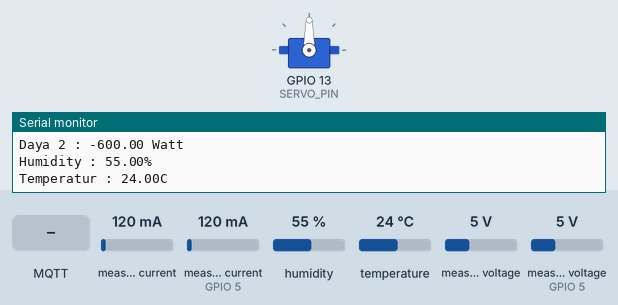
Simulated run of this sketch. Board: ESP32. On the bench: servo, the last lines printed to the serial monitor. The inputs (shaded band) are chosen by the test bench; at power-on: measured current 120 mA, measured current (sensor on GPIO 5) 120 mA, humidity 55 %, temperature 24 °C, measured voltage 5 V, measured voltage (sensor on GPIO 5) 5 V. WiFi joins after 1.5 s; servers stay silent unless stated; no MQTT or app messages arrive unless stated.

Above: at 2.9 s.
3.0 s: MQTT message "IoT_Command" arrives on the first subscribed topic
At 3.5 s:
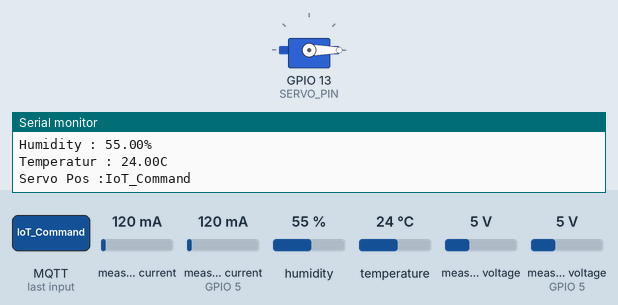
4.5 s: MQTT message "200" arrives on the first subscribed topic
At 5.7 s:
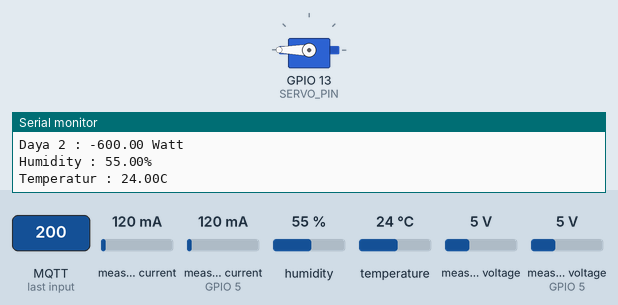
6.0 s: MQTT message "90" arrives on the first subscribed topic
At 7.1 s:
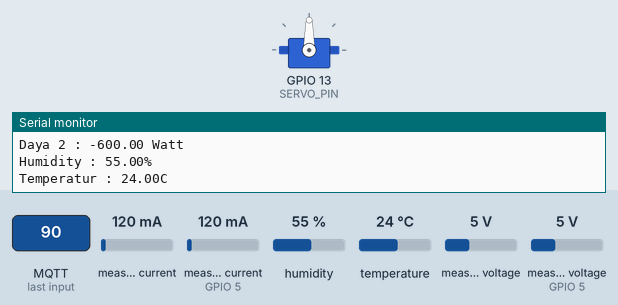
7.5 s: MQTT message "0" arrives on the first subscribed topic
At 8.0 s:
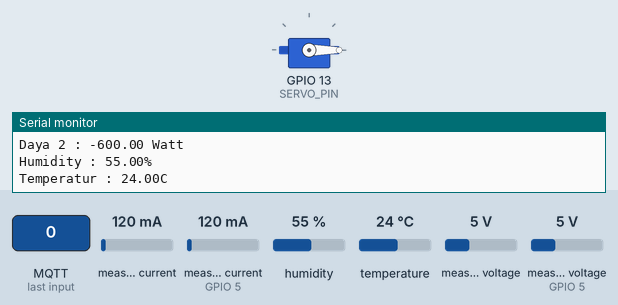
Timing chart, 0 to 10.0 s (numbered marks = the images above; inputs shaded):
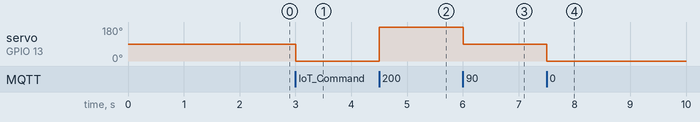

The sketch:

tubes_fixed.ino
```cpp
#include <Wire.h>
#include <Adafruit_INA219.h>
Adafruit_INA219 INA219_1 (0x40);
Adafruit_INA219 INA219_2 (0x45);
#include <WiFi.h>
#include <PubSubClient.h>
#include <DHT.h>
#define DHTTYPE DHT11
#define DHTPIN 19
#include <Adafruit_INA219.h>
#include <Servo.h>
#define SERVO_MIN 0
#define SERVO_MAX 180
#define SERVO_PIN 13

DHT dht(DHTPIN, DHTTYPE);
WiFiClient MQTTclient;
PubSubClient client(MQTTclient);

float tegangan_1, arus_1, daya_1;
float tegangan_2, arus_2, daya_2;

const char* mqttServer = "teknik-fisika.or.id";
const int mqttPort = 1883;
const char* ssid = "WifiKu";
const char* password ="sergioaguero";

Adafruit_INA219 sensor219;
Adafruit_INA219 sensor219_2 (0x45);
Servo sg90;

unsigned long currentTime = millis();
const long delayTime = 1000;
unsigned long previousTime = 0;

void callback(char* topic, byte* message, unsigned int length){
  String messageTemp;
  for (int i=0; i<length; i++){
    messageTemp+=(char)message[i];
  }
  Serial.println();
  if (String(topic) == "IoT_Command"){
    Serial.print("Servo Pos :");
    Serial.println(messageTemp);
    sg90.write(messageTemp.toInt());
  }
}

void wifiSetup() {
  Serial.print("Wifi connecting ");
  Serial.println(ssid);
  WiFi.begin(ssid, password); // Connect to WiFi.
  while (WiFi.status() != WL_CONNECTED) {
      delay(500);
      Serial.print(".");
  }
  Serial.println();
  Serial.print("WiFi connected, IP:");
  Serial.println(WiFi.localIP());

  client.setServer(mqttServer, mqttPort); // Connect to MQTT
  client.setCallback(callback);
  delay(200);
}

void reconnect(){
  while(!client.connected()){
    Serial.print("Attempting MQTT Connection...");
    if(client.connect("ESP8266Client")){
      Serial.println("connected");
      client.subscribe("IoT_Command");
    } else{
      Serial.print("failed, rc=");
      Serial.print(client.state());
      Serial.println("try again in 5 seconds");
      delay(5000);
    }
  }
}


void setup(void) {
  Serial.begin(9600);
  sg90.attach(SERVO_PIN);
  wifiSetup();
  INA219_1.begin();
  INA219_2.begin();
  dht.begin();
}

void loop(void) {
  if(!client.connected()){
    reconnect();
  }
  client.loop();
  currentTime = millis();
   if(currentTime - previousTime >= delayTime){
    currentTime = millis();
    tegangan_1 = INA219_1.getBusVoltage_V();
    float persentase_baterai = (tegangan_1/3.9)*100;
    arus_1 = INA219_1.getCurrent_mA();
    daya_1 = tegangan_1 * (arus_1 / 1000);

    tegangan_2 = INA219_2.getBusVoltage_V();
    arus_2 = INA219_2.getCurrent_mA()*-1;
    daya_2 = tegangan_2 *arus_2;

    float h = dht.readHumidity();
    float t = dht.readTemperature();

    String tegangan_pv = String(tegangan_2);
    String tegangan_baterai = String(persentase_baterai);
    String arus_pv = String(arus_2);
    String daya_pv = String(daya_2);
    String humid = String(h);
    String temperature = String(t);

    int arrLen = tegangan_pv.length()+1;
    char pv_V[arrLen];
    tegangan_pv.toCharArray(pv_V, sizeof(pv_V));

    int arrLen_curr = arus_pv.length()+1;
    char pv_A[arrLen_curr];
    arus_pv.toCharArray(pv_A, sizeof(pv_A));

    int arrLen_daya = daya_pv.length()+1;
    char pv_D[arrLen_curr];
    daya_pv.toCharArray(pv_D, sizeof(pv_D));

    int arrLen_bat = tegangan_baterai.length()+1;
    char baterai_soc[arrLen_bat];
    tegangan_baterai.toCharArray(baterai_soc, sizeof(baterai_soc));

    int arrLen_hum = humid.length()+1;
    char humidity[arrLen_hum];
    humid.toCharArray(humidity, sizeof(humidity));

    int arrLen_temp = temperature.length()+1;
    char temp_[arrLen_hum];
    temperature.toCharArray(temp_, sizeof(temp_));

    Serial.print("Persentase : ");Serial.print(persentase_baterai);Serial.print("%");
    Serial.println();
    Serial.print("Tegangan  : ");Serial.print(tegangan_1);Serial.print("V");
    Serial.println();
    Serial.print("Arus 1 : ");Serial.print(arus_1);Serial.print(" mAmp");
    Serial.println();
    Serial.print("Daya 1 : ");Serial.print(daya_1);Serial.print(" Watt");
    Serial.println();
    Serial.println();
    Serial.print("Tegangan 2 : ");Serial.print(tegangan_2);Serial.print(" Volt");
    Serial.println();
    Serial.print("Arus 2 : ");Serial.print(arus_2);Serial.print(" mAmp");
    Serial.println();
    Serial.print("Daya 2 : ");Serial.print(daya_2);Serial.print(" Watt");
    Serial.println();
    Serial.println();
    Serial.print("Humidity : "); Serial.print(h); Serial.print("%");
    Serial.println();
    Serial.print("Temperatur : "); Serial.print(t); Serial.print("C");
    Serial.println();
    Serial.println();
    previousTime = currentTime;
    client.publish("IoT_Sensor/1", pv_V);
    client.publish("IoT_Sensor/2", baterai_soc);
    client.publish("IoT_Sensor/3", pv_A);
    client.publish("IoT_Sensor/4", pv_D);
    client.publish("IoT_Sensor/5", humidity);
    client.publish("IoT_Sensor/6", temp_);
    delay(100);
   }
}
```

Measured:
- after the input at 3.0 s, servo on GPIO 13 (SERVO_PIN): 90° → 0° at once
- after the input at 4.5 s, servo on GPIO 13 (SERVO_PIN): 0° → 180° at once
- after the input at 6.0 s, servo on GPIO 13 (SERVO_PIN): 180° → 90° at once
- after the input at 7.5 s, servo on GPIO 13 (SERVO_PIN): 90° → 0° at once
